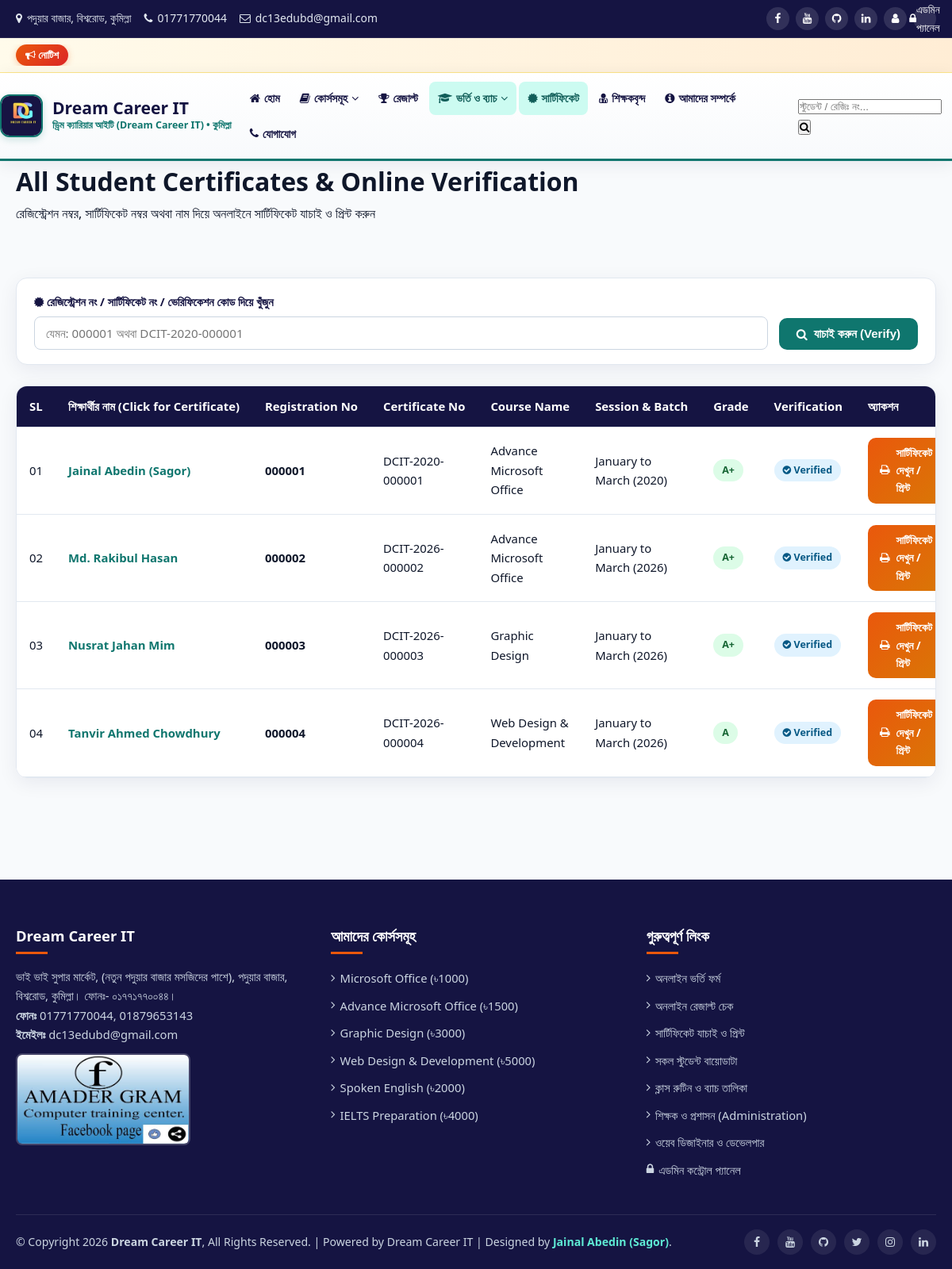
Page /certificates.php on the committed database.
### tables this page shows
CREATE TABLE certificates (
    id INTEGER PRIMARY KEY AUTOINCREMENT,
    cert_no VARCHAR(50) UNIQUE NOT NULL,
    student_id INTEGER,
    reg_no VARCHAR(30) NOT NULL,
    roll_no VARCHAR(20) DEFAULT '01',
    secret_code VARCHAR(50) NOT NULL,
    student_name VARCHAR(120) NOT NULL,
    father_name VARCHAR(120),
    mother_name VARCHAR(120),
    course_name VARCHAR(120) NOT NULL,
    batch_no VARCHAR(40) DEFAULT 'Batch-2026-01',
    batch_year INTEGER DEFAULT 2026,
    session_quarter VARCHAR(60) DEFAULT 'January to March',
    duration VARCHAR(50) DEFAULT '3 Months',
    grade VARCHAR(20) DEFAULT 'A+',
    cgpa VARCHAR(20) DEFAULT '5.00',
    issue_date DATE NOT NULL,
    verification_code VARCHAR(60) UNIQUE NOT NULL,
    status VARCHAR(20) DEFAULT 'Issued',
    created_at DATETIME DEFAULT CURRENT_TIMESTAMP
);

### config/db.php (called while the page is built, shortened)
<?php
function h(?string $str): string {
    return htmlspecialchars((string)$str, ENT_QUOTES, 'UTF-8');
}

### certificates.php (the view, shortened to what this page needs)
<?php
require_once __DIR__ . '/config/db.php';
$pdo = get_db();
$q = trim($_GET['q'] ?? '');
$sql = "SELECT * FROM certificates WHERE status='Issued'";
$params = [];
$sql .= " ORDER BY id ASC";
$stmt = $pdo->prepare($sql);
$stmt->execute($params);
$certs = $stmt->fetchAll();
require_once __DIR__ . '/includes/header.php';
?>
<div class="page-hero-strip">
    <div class="container">
        <h1>All Student Certificates & Online Verification</h1>
        <p>রেজিস্ট্রেশন নম্বর, সার্টিফিকেট নম্বর অথবা নাম দিয়ে অনলাইনে সার্টিফিকেট যাচাই ও প্রিন্ট করুন</p>
    </div>
</div>
<section class="section">
    <div class="container">
        <form method="get" action="certificates.php" class="filter-bar">
            <div class="form-group" style="flex:1;">
                <label><i class="fa fa-certificate"></i> রেজিস্ট্রেশন নং / সার্টিফিকেট নং / ভেরিফিকেশন কোড দিয়ে খুঁজুন</label>
                <input type="text" name="q" id="tableFilterInput" class="form-control" value="<?= h($q) ?>" placeholder="যেমন: 000001 অথবা DCIT-2020-000001">
            </div>
            <button type="submit" class="btn btn-primary"><i class="fa fa-search"></i> যাচাই করুন (Verify)</button>
        </form>
        <div class="table-responsive">
            <table class="data-table filterable-table">
                <thead>
                    <tr>
                        <th>SL</th>
                        <th>শিক্ষার্থীর নাম (Click for Certificate)</th>
                        <th>Registration No</th>
                        <th>Certificate No</th>
                        <th>Course Name</th>
                        <th>Session & Batch</th>
                        <th>Grade</th>
                        <th>Verification</th>
                        <th>অ্যাকশন</th>
                    </tr>
                </thead>
                <tbody>
                    <?php if (empty($certs)): ?>
                        <tr><td colspan="9" style="text-align:center; padding:24px;">কোনো সার্টিফিকেট পাওয়া যায়নি।</td></tr>
                    <?php else: ?>
                        <?php foreach ($certs as $i => $c): ?>
                        <tr>
                            <td><?= str_pad((string)($i + 1), 2, '0', STR_PAD_LEFT) ?></td>
                            <td>
                                <a href="certificate-view.php?cert_no=<?= urlencode($c['cert_no']) ?>" target="_blank" rel="noopener noreferrer" style="font-weight:700; color:#0f766e;">
                                    <?= h($c['student_name']) ?>
                                </a>
                            </td>
                            <td><strong><?= h($c['reg_no']) ?></strong></td>
                            <td><?= h($c['cert_no']) ?></td>
                            <td><?= h($c['course_name']) ?></td>
                            <td><?= h($c['session_quarter']) ?> (<?= (int)$c['batch_year'] ?>)</td>
                            <td><span class="badge badge-success"><?= h($c['grade']) ?></span></td>
                            <td><span class="badge badge-info"><i class="fa fa-check-circle"></i> Verified</span></td>
                            <td>
                                <a href="certificate-view.php?cert_no=<?= urlencode($c['cert_no']) ?>" target="_blank" rel="noopener noreferrer" class="btn btn-accent btn-sm">
                                    <i class="fa fa-print"></i> সার্টিফিকেট দেখুন / প্রিন্ট
                                </a>
                            </td>
                        </tr>
                        <?php endforeach; ?>
                    <?php endif; ?>
                </tbody>
            </table>
        </div>
    </div>
</section>
<?php require_once __DIR__ . '/includes/footer.php'; ?>

### assets/css/style.css (style rules this page uses)
:root { --primary: #0f766e; --primary-dark: #115e59; --primary-light: #ccfbf1; --secondary: #151442; --secondary-light: #1e1b4b; --accent: #ea580c; --accent-hover: #c2410c; --gold: #f59e0b; --bg-body: #f8fafc; --bg-card: #ffffff; --text-main: #0f172a; --text-muted: #475569; --border: #e2e8f0; --success: #16a34a; --danger: #dc2626; --radius: 14px; --shadow: 0 6px 24px rgba(21, 20, 66, 0.07); --shadow-lg: 0 14px 36px rgba(21, 20, 66, 0.14); }
* { box-sizing: border-box; margin: 0; padding: 0; }
html { scroll-behavior: smooth; -webkit-text-size-adjust: 100%; }
body { font-family: 'Segoe UI', 'Hind Siliguri', system-ui, -apple-system, sans-serif; background-color: var(--bg-body); color: var(--text-main); line-height: 1.65; font-size: 16px; -webkit-user-select: none; -moz-user-select: none; -ms-user-select: none; user-select: none; overflow-x: hidden; }
input, textarea, select { -webkit-user-select: text !important; -moz-user-select: text !important; user-select: text !important; }
a { color: var(--primary); text-decoration: none; transition: all 0.25s ease; }
.container { width: 100%; max-width: 1220px; margin: 0 auto; padding: 0 20px; }
.btn { display: inline-flex; align-items: center; justify-content: center; gap: 8px; padding: 11px 22px; border-radius: 10px; font-weight: 700; font-size: 0.94rem; cursor: pointer; border: none; transition: all 0.25s ease; }
.btn-primary { background: var(--primary); color: #fff; }
.btn-accent { background: linear-gradient(135deg, #ea580c, #d97706); color: #fff; }
.btn-sm { padding: 8px 15px; font-size: 0.85rem; }
.section { padding: 68px 0; }
.table-responsive { width: 100%; overflow-x: auto; background: #fff; border-radius: var(--radius); box-shadow: var(--shadow); border: 1px solid var(--border); }
.data-table { width: 100%; border-collapse: collapse; min-width: 600px; }
.data-table th, .data-table td { padding: 13px 16px; text-align: left; border-bottom: 1px solid var(--border); font-size: 0.93rem; }
.data-table th { background: var(--secondary); color: #fff; font-weight: 700; white-space: nowrap; }
.badge { display: inline-block; padding: 4px 11px; border-radius: 20px; font-size: 0.78rem; font-weight: 700; }
.badge-success { background: #dcfce7; color: #166534; }
.badge-info { background: #e0f2fe; color: #075985; }
.form-group { margin-bottom: 16px; }
.form-group label { display: block; font-weight: 700; margin-bottom: 6px; font-size: 0.9rem; color: var(--secondary); }
.form-control { width: 100%; padding: 10px 14px; border: 1px solid #cbd5e1; border-radius: 8px; font-size: 0.95rem; font-family: inherit; background: #fff; }
.filter-bar { background: #fff; padding: 18px 22px; border-radius: var(--radius); box-shadow: var(--shadow); border: 1px solid var(--border); margin-bottom: 26px; display: flex; flex-wrap: wrap; gap: 14px; align-items: flex-end; }
.filter-bar .form-group { margin-bottom: 0; flex: 1; min-width: 180px; }

### rows in the picture
certificates: i "01", student_name "Jainal Abedin (Sagor)", reg_no "000001", cert_no "DCIT-2020-000001", course_name "Advance Microsoft Office", session_quarter "January to March", batch_year "2020", grade "A+"
certificates: i "02", student_name "Md. Rakibul Hasan", reg_no "000002", cert_no "DCIT-2026-000002", course_name "Advance Microsoft Office", session_quarter "January to March", batch_year "2026", grade "A+"
certificates: i "03", student_name "Nusrat Jahan Mim", reg_no "000003", cert_no "DCIT-2026-000003", course_name "Graphic Design", session_quarter "January to March", batch_year "2026", grade "A+"
certificates: i "04", student_name "Tanvir Ahmed Chowdhury", reg_no "000004", cert_no "DCIT-2026-000004", course_name "Web Design & Development", session_quarter "January to March", batch_year "2026", grade "A"

### other values in the picture
setting('phone_1') "01771770044"
setting('email_1') "dc13edubd@gmail.com"
setting('site_name', 'Dream Career IT') "Dream Career IT"
setting('address_bn') "ভাই ভাই সুপার মার্কেট, (নতুন পদুয়ার বাজার মসজিদের পাশে), পদুয়ার বাজার, বিশ্বরোড, কুমিল্লা। ফোনঃ- ০১৭৭১৭৭০০৪৪।"
setting('phone_2') "01879653143"
$fc['title'] "Microsoft Office"
$fc['fee'] "1000"
$fc['title'] "Advance Microsoft Office"
$fc['fee'] "1500"
$fc['title'] "Graphic Design"
$fc['fee'] "3000"
$fc['title'] "Web Design & Development"
$fc['fee'] "5000"
$fc['title'] "Spoken English"
$fc['fee'] "2000"
